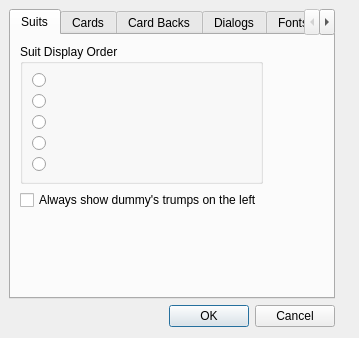
<?xml version="1.0" encoding="UTF-8"?>
<ui version="4.0">
 <class>CDispOptionsPropSheet</class>
 <widget class="QDialog" name="CDispOptionsPropSheet">
  <property name="geometry">
   <rect>
    <x>0</x>
    <y>0</y>
    <width>359</width>
    <height>338</height>
   </rect>
  </property>
  <property name="windowTitle">
   <string>Display Options</string>
  </property>
  <widget class="QWidget" name="layoutWidget">
   <property name="geometry">
    <rect>
     <x>9</x>
     <y>9</y>
     <width>326</width>
     <height>318</height>
    </rect>
   </property>
   <layout class="QVBoxLayout" name="verticalLayout_25">
    <item>
     <widget class="QTabWidget" name="tabWidget">
      <property name="currentIndex">
       <number>0</number>
      </property>
      <widget class="QWidget" name="dispOptsSuitsPage">
       <attribute name="title">
        <string>Suits</string>
       </attribute>
       <layout class="QVBoxLayout" name="verticalLayout_24">
        <item>
         <layout class="QVBoxLayout" name="verticalLayout_9">
          <item>
           <layout class="QHBoxLayout" name="horizontalLayout_4">
            <item>
             <layout class="QVBoxLayout" name="verticalLayout_3">
              <item>
               <widget class="QGroupBox" name="groupBox">
                <property name="title">
                 <string>Suit Display Order</string>
                </property>
                <layout class="QVBoxLayout" name="verticalLayout_2">
                 <item>
                  <layout class="QVBoxLayout" name="verticalLayout">
                   <item>
                    <widget class="QRadioButton" name="shdcSuitSequence">
                     <property name="text">
                      <string/>
                     </property>
                     <property name="icon">
                      <iconset resource="images.qrc">
                       <normaloff>:/newPrefix/resources/Suit_Order_2.bmp</normaloff>:/newPrefix/resources/Suit_Order_2.bmp</iconset>
                     </property>
                     <property name="iconSize">
                      <size>
                       <width>100</width>
                       <height>16</height>
                      </size>
                     </property>
                    </widget>
                   </item>
                   <item>
                    <widget class="QRadioButton" name="shcdSuitSequence">
                     <property name="text">
                      <string/>
                     </property>
                     <property name="icon">
                      <iconset resource="images.qrc">
                       <normaloff>:/newPrefix/resources/Suit_Order_1.bmp</normaloff>:/newPrefix/resources/Suit_Order_1.bmp</iconset>
                     </property>
                     <property name="iconSize">
                      <size>
                       <width>100</width>
                       <height>16</height>
                      </size>
                     </property>
                    </widget>
                   </item>
                   <item>
                    <widget class="QRadioButton" name="dchsSuitSequence">
                     <property name="text">
                      <string/>
                     </property>
                     <property name="icon">
                      <iconset resource="images.qrc">
                       <normaloff>:/newPrefix/resources/Suit_Order_3.bmp</normaloff>:/newPrefix/resources/Suit_Order_3.bmp</iconset>
                     </property>
                     <property name="iconSize">
                      <size>
                       <width>100</width>
                       <height>16</height>
                      </size>
                     </property>
                    </widget>
                   </item>
                   <item>
                    <widget class="QRadioButton" name="cdhsSuitSequence">
                     <property name="text">
                      <string/>
                     </property>
                     <property name="icon">
                      <iconset resource="images.qrc">
                       <normaloff>:/newPrefix/resources/Suit_Order_4.bmp</normaloff>:/newPrefix/resources/Suit_Order_4.bmp</iconset>
                     </property>
                     <property name="iconSize">
                      <size>
                       <width>100</width>
                       <height>16</height>
                      </size>
                     </property>
                    </widget>
                   </item>
                   <item>
                    <widget class="QRadioButton" name="hsdcSuitSequence">
                     <property name="text">
                      <string/>
                     </property>
                     <property name="icon">
                      <iconset resource="images.qrc">
                       <normaloff>:/newPrefix/resources/Suit_Order_5.bmp</normaloff>:/newPrefix/resources/Suit_Order_5.bmp</iconset>
                     </property>
                     <property name="iconSize">
                      <size>
                       <width>100</width>
                       <height>16</height>
                      </size>
                     </property>
                    </widget>
                   </item>
                  </layout>
                 </item>
                </layout>
               </widget>
              </item>
              <item>
               <widget class="QCheckBox" name="showDummyTrumpsOnLeft">
                <property name="text">
                 <string>Always show dummy's trumps on the left</string>
                </property>
               </widget>
              </item>
             </layout>
            </item>
            <item>
             <spacer name="horizontalSpacer_4">
              <property name="orientation">
               <enum>Qt::Horizontal</enum>
              </property>
              <property name="sizeHint" stdset="0">
               <size>
                <width>40</width>
                <height>20</height>
               </size>
              </property>
             </spacer>
            </item>
           </layout>
          </item>
          <item>
           <spacer name="verticalSpacer_2">
            <property name="orientation">
             <enum>Qt::Vertical</enum>
            </property>
            <property name="sizeHint" stdset="0">
             <size>
              <width>20</width>
              <height>40</height>
             </size>
            </property>
           </spacer>
          </item>
         </layout>
        </item>
       </layout>
      </widget>
      <widget class="QWidget" name="dispOptsCardsPage">
       <attribute name="title">
        <string>Cards</string>
       </attribute>
       <widget class="QWidget" name="layoutWidget">
        <property name="geometry">
         <rect>
          <x>9</x>
          <y>9</y>
          <width>242</width>
          <height>223</height>
         </rect>
        </property>
        <layout class="QVBoxLayout" name="verticalLayout_8">
         <item>
          <layout class="QHBoxLayout" name="horizontalLayout_3">
           <item>
            <layout class="QVBoxLayout" name="verticalLayout_7">
             <item>
              <layout class="QHBoxLayout" name="horizontalLayout_2">
               <item>
                <widget class="QGroupBox" name="groupBox_2">
                 <property name="title">
                  <string>Card Display</string>
                 </property>
                 <layout class="QVBoxLayout" name="verticalLayout_5">
                  <item>
                   <layout class="QVBoxLayout" name="verticalLayout_4">
                    <item>
                     <widget class="QCheckBox" name="tripleBuffer">
                      <property name="text">
                       <string>Use Triple-Buffering</string>
                      </property>
                     </widget>
                    </item>
                    <item>
                     <widget class="QCheckBox" name="animateCards">
                      <property name="text">
                       <string>Animate Cards</string>
                      </property>
                     </widget>
                    </item>
                   </layout>
                  </item>
                 </layout>
                </widget>
               </item>
               <item>
                <spacer name="horizontalSpacer_2">
                 <property name="orientation">
                  <enum>Qt::Horizontal</enum>
                 </property>
                 <property name="sizeHint" stdset="0">
                  <size>
                   <width>40</width>
                   <height>20</height>
                  </size>
                 </property>
                </spacer>
               </item>
              </layout>
             </item>
             <item>
              <widget class="QGroupBox" name="groupBox_3">
               <property name="title">
                <string>Animation Granularity</string>
               </property>
               <layout class="QVBoxLayout" name="verticalLayout_6">
                <item>
                 <layout class="QHBoxLayout" name="horizontalLayout">
                  <item>
                   <widget class="QLabel" name="label">
                    <property name="text">
                     <string>Smooth</string>
                    </property>
                   </widget>
                  </item>
                  <item>
                   <spacer name="horizontalSpacer">
                    <property name="orientation">
                     <enum>Qt::Horizontal</enum>
                    </property>
                    <property name="sizeHint" stdset="0">
                     <size>
                      <width>40</width>
                      <height>20</height>
                     </size>
                    </property>
                   </spacer>
                  </item>
                  <item>
                   <widget class="QLabel" name="label_2">
                    <property name="text">
                     <string>Fast</string>
                    </property>
                   </widget>
                  </item>
                 </layout>
                </item>
                <item>
                 <widget class="QSlider" name="granularity">
                  <property name="maximum">
                   <number>60</number>
                  </property>
                  <property name="sliderPosition">
                   <number>9</number>
                  </property>
                  <property name="orientation">
                   <enum>Qt::Horizontal</enum>
                  </property>
                  <property name="tickPosition">
                   <enum>QSlider::TicksAbove</enum>
                  </property>
                  <property name="tickInterval">
                   <number>5</number>
                  </property>
                 </widget>
                </item>
               </layout>
              </widget>
             </item>
            </layout>
           </item>
           <item>
            <spacer name="horizontalSpacer_3">
             <property name="orientation">
              <enum>Qt::Horizontal</enum>
             </property>
             <property name="sizeHint" stdset="0">
              <size>
               <width>40</width>
               <height>20</height>
              </size>
             </property>
            </spacer>
           </item>
          </layout>
         </item>
         <item>
          <spacer name="verticalSpacer_3">
           <property name="orientation">
            <enum>Qt::Vertical</enum>
           </property>
           <property name="sizeHint" stdset="0">
            <size>
             <width>20</width>
             <height>40</height>
            </size>
           </property>
          </spacer>
         </item>
        </layout>
       </widget>
      </widget>
      <widget class="QWidget" name="dispOptsCardBacksPage">
       <attribute name="title">
        <string>Card Backs</string>
       </attribute>
       <layout class="QVBoxLayout" name="verticalLayout_10">
        <item>
         <widget class="QWidget" name="widget" native="true">
          <layout class="QVBoxLayout" name="verticalLayout_27">
           <item>
            <layout class="QVBoxLayout" name="verticalLayout_26">
             <item>
              <layout class="QHBoxLayout" name="horizontalLayout_11">
               <item>
                <widget class="QToolButton" name="cardBack0">
                 <property name="text">
                  <string>...</string>
                 </property>
                 <property name="icon">
                  <iconset resource="images.qrc">
                   <normaloff>:/newPrefix/resources/cardback1.bmp</normaloff>:/newPrefix/resources/cardback1.bmp</iconset>
                 </property>
                 <property name="iconSize">
                  <size>
                   <width>80</width>
                   <height>100</height>
                  </size>
                 </property>
                 <property name="checkable">
                  <bool>true</bool>
                 </property>
                </widget>
               </item>
               <item>
                <widget class="QToolButton" name="cardBack1">
                 <property name="text">
                  <string>...</string>
                 </property>
                 <property name="icon">
                  <iconset resource="images.qrc">
                   <normaloff>:/newPrefix/resources/cardback2.bmp</normaloff>:/newPrefix/resources/cardback2.bmp</iconset>
                 </property>
                 <property name="iconSize">
                  <size>
                   <width>80</width>
                   <height>100</height>
                  </size>
                 </property>
                 <property name="checkable">
                  <bool>true</bool>
                 </property>
                </widget>
               </item>
               <item>
                <widget class="QToolButton" name="cardBack2">
                 <property name="text">
                  <string>...</string>
                 </property>
                 <property name="icon">
                  <iconset resource="images.qrc">
                   <normaloff>:/newPrefix/resources/cardback3.bmp</normaloff>:/newPrefix/resources/cardback3.bmp</iconset>
                 </property>
                 <property name="iconSize">
                  <size>
                   <width>80</width>
                   <height>100</height>
                  </size>
                 </property>
                 <property name="checkable">
                  <bool>true</bool>
                 </property>
                </widget>
               </item>
              </layout>
             </item>
             <item>
              <layout class="QHBoxLayout" name="horizontalLayout_12">
               <item>
                <widget class="QToolButton" name="cardBack3">
                 <property name="text">
                  <string>...</string>
                 </property>
                 <property name="icon">
                  <iconset resource="images.qrc">
                   <normaloff>:/newPrefix/resources/cardback5.bmp</normaloff>:/newPrefix/resources/cardback5.bmp</iconset>
                 </property>
                 <property name="iconSize">
                  <size>
                   <width>80</width>
                   <height>100</height>
                  </size>
                 </property>
                 <property name="checkable">
                  <bool>true</bool>
                 </property>
                </widget>
               </item>
               <item>
                <widget class="QToolButton" name="cardBack4">
                 <property name="text">
                  <string>...</string>
                 </property>
                 <property name="icon">
                  <iconset resource="images.qrc">
                   <normaloff>:/newPrefix/resources/cardback11.bmp</normaloff>:/newPrefix/resources/cardback11.bmp</iconset>
                 </property>
                 <property name="iconSize">
                  <size>
                   <width>80</width>
                   <height>100</height>
                  </size>
                 </property>
                 <property name="checkable">
                  <bool>true</bool>
                 </property>
                </widget>
               </item>
               <item>
                <widget class="QToolButton" name="cardBack5">
                 <property name="enabled">
                  <bool>true</bool>
                 </property>
                 <property name="text">
                  <string>...</string>
                 </property>
                 <property name="icon">
                  <iconset resource="images.qrc">
                   <normaloff>:/newPrefix/resources/cardback22.bmp</normaloff>:/newPrefix/resources/cardback22.bmp</iconset>
                 </property>
                 <property name="iconSize">
                  <size>
                   <width>80</width>
                   <height>100</height>
                  </size>
                 </property>
                 <property name="checkable">
                  <bool>true</bool>
                 </property>
                 <property name="checked">
                  <bool>false</bool>
                 </property>
                </widget>
               </item>
              </layout>
             </item>
            </layout>
           </item>
          </layout>
         </widget>
        </item>
       </layout>
      </widget>
      <widget class="QWidget" name="dispOptsDialogsPage">
       <attribute name="title">
        <string>Dialogs</string>
       </attribute>
       <layout class="QVBoxLayout" name="verticalLayout_22">
        <item>
         <widget class="QGroupBox" name="groupBox_4">
          <property name="title">
           <string>Bid / Play Histories</string>
          </property>
          <layout class="QVBoxLayout" name="verticalLayout_13">
           <item>
            <layout class="QVBoxLayout" name="verticalLayout_11">
             <item>
              <widget class="QCheckBox" name="autoShowBidHistory">
               <property name="text">
                <string>Show bid history when bidding</string>
               </property>
              </widget>
             </item>
             <item>
              <widget class="QCheckBox" name="autoHideBidHistory">
               <property name="text">
                <string>Hide bid history during play</string>
               </property>
              </widget>
             </item>
             <item>
              <widget class="QCheckBox" name="autoShowPlayHistory">
               <property name="text">
                <string>Show play history during play</string>
               </property>
              </widget>
             </item>
             <item>
              <widget class="QCheckBox" name="autoHidePlayHistory">
               <property name="text">
                <string>Hide play history when bidding</string>
               </property>
              </widget>
             </item>
            </layout>
           </item>
          </layout>
         </widget>
        </item>
        <item>
         <widget class="QGroupBox" name="groupBox_5">
          <property name="title">
           <string>General</string>
          </property>
          <layout class="QVBoxLayout" name="verticalLayout_12">
           <item>
            <widget class="QCheckBox" name="showLayoutWhenEditing">
             <property name="text">
              <string>ShowLayout dialog when editing existing hands</string>
             </property>
            </widget>
           </item>
          </layout>
         </widget>
        </item>
        <item>
         <spacer name="verticalSpacer">
          <property name="orientation">
           <enum>Qt::Vertical</enum>
          </property>
          <property name="sizeHint" stdset="0">
           <size>
            <width>20</width>
            <height>45</height>
           </size>
          </property>
         </spacer>
        </item>
       </layout>
      </widget>
      <widget class="QWidget" name="dispOptsFontsPage">
       <attribute name="title">
        <string>Fonts</string>
       </attribute>
       <layout class="QVBoxLayout" name="verticalLayout_23">
        <item>
         <layout class="QVBoxLayout" name="verticalLayout_17">
          <item>
           <widget class="QGroupBox" name="groupBox_6">
            <property name="title">
             <string>Auto Hint Dialog Font:</string>
            </property>
            <layout class="QVBoxLayout" name="verticalLayout_14">
             <item>
              <layout class="QHBoxLayout" name="horizontalLayout_5">
               <item>
                <widget class="QLineEdit" name="autoHintDialogFont">
                 <property name="readOnly">
                  <bool>true</bool>
                 </property>
                </widget>
               </item>
               <item>
                <widget class="QPushButton" name="setAutoHintDialogFont">
                 <property name="text">
                  <string>Change...</string>
                 </property>
                </widget>
               </item>
               <item>
                <widget class="QPushButton" name="resetAutoHintDialogFont">
                 <property name="text">
                  <string>Reset</string>
                 </property>
                </widget>
               </item>
              </layout>
             </item>
            </layout>
           </widget>
          </item>
          <item>
           <widget class="QGroupBox" name="groupBox_7">
            <property name="title">
             <string>Bid/Play History Dialog Font:</string>
            </property>
            <layout class="QVBoxLayout" name="verticalLayout_15">
             <item>
              <layout class="QHBoxLayout" name="horizontalLayout_6">
               <item>
                <widget class="QLineEdit" name="bidAndPlayHistoryDialogFont">
                 <property name="readOnly">
                  <bool>true</bool>
                 </property>
                </widget>
               </item>
               <item>
                <widget class="QPushButton" name="setHistoryDialogFont">
                 <property name="text">
                  <string>Change...</string>
                 </property>
                </widget>
               </item>
               <item>
                <widget class="QPushButton" name="resetHistoryDialogFont">
                 <property name="text">
                  <string>Reset</string>
                 </property>
                </widget>
               </item>
              </layout>
             </item>
            </layout>
           </widget>
          </item>
          <item>
           <widget class="QGroupBox" name="groupBox_8">
            <property name="title">
             <string>Analysis Dialog Font:</string>
            </property>
            <layout class="QVBoxLayout" name="verticalLayout_16">
             <item>
              <layout class="QHBoxLayout" name="horizontalLayout_7">
               <item>
                <widget class="QLineEdit" name="analysisDialogFont">
                 <property name="readOnly">
                  <bool>true</bool>
                 </property>
                </widget>
               </item>
               <item>
                <widget class="QPushButton" name="setAnalysisDialogFont">
                 <property name="text">
                  <string>Change...</string>
                 </property>
                </widget>
               </item>
               <item>
                <widget class="QPushButton" name="resetAnalysisDialogFont">
                 <property name="text">
                  <string>Reset</string>
                 </property>
                </widget>
               </item>
              </layout>
             </item>
            </layout>
           </widget>
          </item>
          <item>
           <widget class="QCheckBox" name="useSuitSymbols">
            <property name="text">
             <string>Use suit symbols instead of suit letters</string>
            </property>
           </widget>
          </item>
         </layout>
        </item>
       </layout>
      </widget>
      <widget class="QWidget" name="dispOptsMiscPage">
       <attribute name="title">
        <string>Misc</string>
       </attribute>
       <widget class="QWidget" name="layoutWidget">
        <property name="geometry">
         <rect>
          <x>9</x>
          <y>9</y>
          <width>275</width>
          <height>234</height>
         </rect>
        </property>
        <layout class="QVBoxLayout" name="verticalLayout_21">
         <item>
          <widget class="QGroupBox" name="groupBox_9">
           <property name="title">
            <string>Miscellaneous</string>
           </property>
           <layout class="QVBoxLayout" name="verticalLayout_20">
            <item>
             <layout class="QVBoxLayout" name="verticalLayout_19">
              <item>
               <widget class="QCheckBox" name="lowResOption">
                <property name="text">
                 <string>Low Resolution Option</string>
                </property>
               </widget>
              </item>
              <item>
               <widget class="QCheckBox" name="showStarupBanner">
                <property name="text">
                 <string>Show Startup Banner</string>
                </property>
               </widget>
              </item>
              <item>
               <widget class="QGroupBox" name="showBackgroundBitmap">
                <property name="title">
                 <string>Show Background Bitmap</string>
                </property>
                <property name="checkable">
                 <bool>true</bool>
                </property>
                <layout class="QVBoxLayout" name="verticalLayout_18">
                 <item>
                  <layout class="QHBoxLayout" name="horizontalLayout_8">
                   <item>
                    <widget class="QRadioButton" name="tileBitmapMode">
                     <property name="text">
                      <string>Tile</string>
                     </property>
                    </widget>
                   </item>
                   <item>
                    <widget class="QRadioButton" name="centerBitmapMode">
                     <property name="text">
                      <string>Center</string>
                     </property>
                    </widget>
                   </item>
                   <item>
                    <spacer name="horizontalSpacer_5">
                     <property name="orientation">
                      <enum>Qt::Horizontal</enum>
                     </property>
                     <property name="sizeHint" stdset="0">
                      <size>
                       <width>40</width>
                       <height>20</height>
                      </size>
                     </property>
                    </spacer>
                   </item>
                  </layout>
                 </item>
                 <item>
                  <widget class="QCheckBox" name="scaleLargeBitmaps">
                   <property name="text">
                    <string>Shrink large bitmaps</string>
                   </property>
                  </widget>
                 </item>
                 <item>
                  <layout class="QHBoxLayout" name="horizontalLayout_9">
                   <item>
                    <widget class="QLabel" name="label_3">
                     <property name="text">
                      <string>Path:</string>
                     </property>
                    </widget>
                   </item>
                   <item>
                    <widget class="QLineEdit" name="filePath"/>
                   </item>
                   <item>
                    <widget class="QPushButton" name="browse">
                     <property name="text">
                      <string>Browse</string>
                     </property>
                    </widget>
                   </item>
                  </layout>
                 </item>
                </layout>
               </widget>
              </item>
             </layout>
            </item>
           </layout>
          </widget>
         </item>
         <item>
          <layout class="QHBoxLayout" name="horizontalLayout_10">
           <item>
            <widget class="QPushButton" name="backgroundColor">
             <property name="text">
              <string>Background Color...</string>
             </property>
            </widget>
           </item>
           <item>
            <widget class="QLabel" name="colorWatch">
             <property name="frameShape">
              <enum>QFrame::Box</enum>
             </property>
             <property name="text">
              <string/>
             </property>
            </widget>
           </item>
          </layout>
         </item>
        </layout>
       </widget>
      </widget>
     </widget>
    </item>
    <item>
     <widget class="QDialogButtonBox" name="buttonBox">
      <property name="orientation">
       <enum>Qt::Horizontal</enum>
      </property>
      <property name="standardButtons">
       <set>QDialogButtonBox::Cancel|QDialogButtonBox::Ok</set>
      </property>
     </widget>
    </item>
   </layout>
  </widget>
 </widget>
 <resources>
  <include location="images.qrc"/>
 </resources>
 <connections>
  <connection>
   <sender>buttonBox</sender>
   <signal>accepted()</signal>
   <receiver>CDispOptionsPropSheet</receiver>
   <slot>accept()</slot>
   <hints>
    <hint type="sourcelabel">
     <x>248</x>
     <y>254</y>
    </hint>
    <hint type="destinationlabel">
     <x>157</x>
     <y>274</y>
    </hint>
   </hints>
  </connection>
  <connection>
   <sender>buttonBox</sender>
   <signal>rejected()</signal>
   <receiver>CDispOptionsPropSheet</receiver>
   <slot>reject()</slot>
   <hints>
    <hint type="sourcelabel">
     <x>316</x>
     <y>260</y>
    </hint>
    <hint type="destinationlabel">
     <x>286</x>
     <y>274</y>
    </hint>
   </hints>
  </connection>
 </connections>
</ui>
